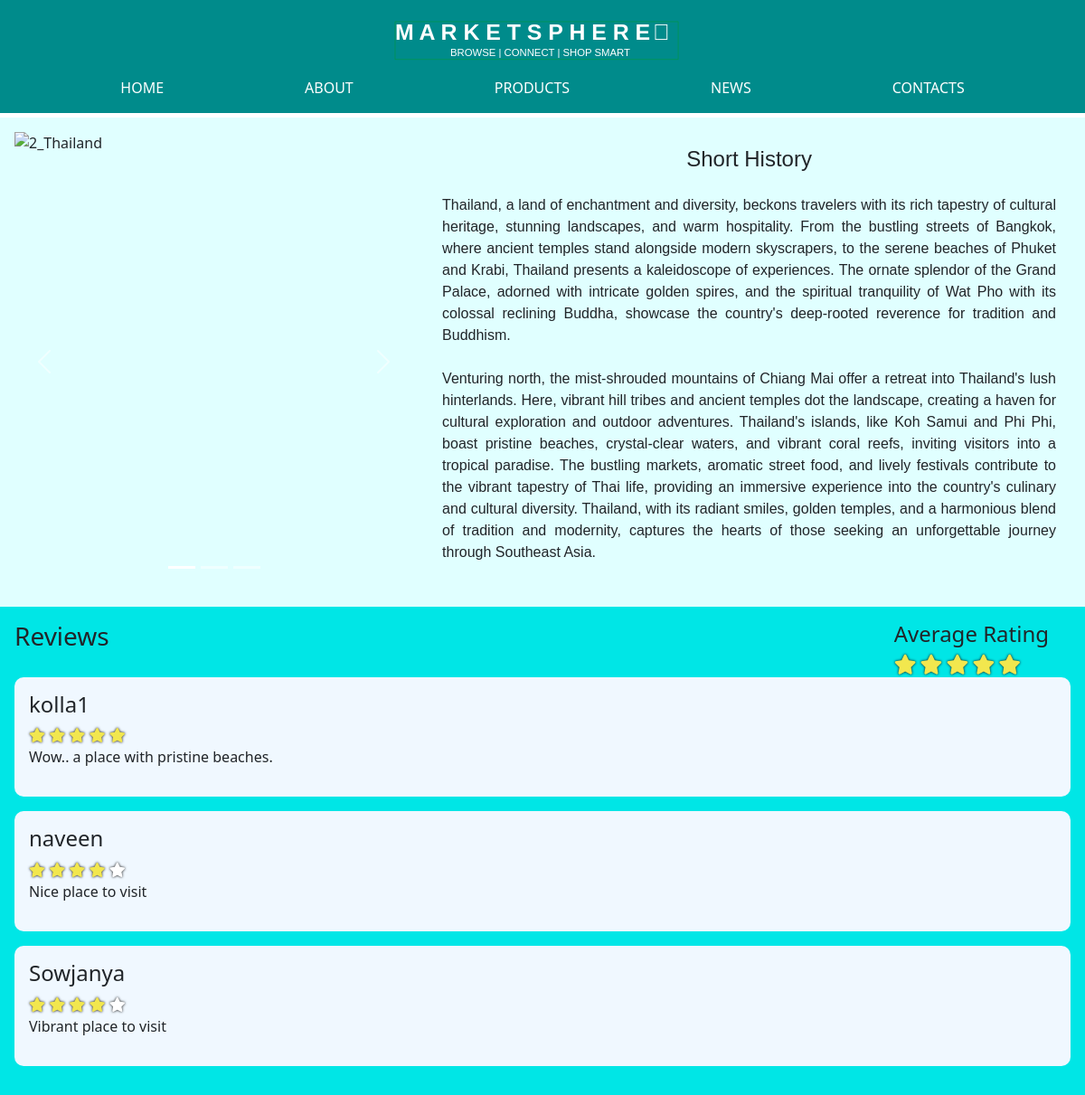
/includes/Thailand.php, run on the app's committed database.
### tables this page shows
CREATE TABLE `Products` (
  `productId` int(11) NOT NULL,
  `productName` varchar(45) NOT NULL,
  `productCompany` varchar(45) NOT NULL,
  `productImgUrl` varchar(45) NOT NULL,
  `productPrice` decimal(7,2) NOT NULL,
  `productShortDesc` varchar(255) NOT NULL,
  `productHits` int(11) NOT NULL,
  `productRating` int(11) NOT NULL,
  `productRatingCount` int(11) NOT NULL,
  `productAvgRating` varchar(45) NOT NULL,
  `productReviewCount` int(11) NOT NULL
);

CREATE TABLE `Ratings` (
  `idRatings` int(11) NOT NULL,
  `userName` varchar(45) NOT NULL,
  `productID` int(11) NOT NULL,
  `companyName` varchar(45) NOT NULL,
  `rating` int(11) NOT NULL,
  `review` varchar(255) NOT NULL
);

### includes/Thailand.php (the view, shortened to what this page needs)
<?php session_start();  include_once 'dbconnect.php';?>
<?php
    $result = $conn->query("SELECT * FROM Products where productId = 13");
    $prod = $result -> fetch_assoc();
    $hits = $prod["productHits"] + 1;
    $conn->query("UPDATE Products SET productHits = ".$hits." WHERE productId = 13");
?>
<!DOCTYPE html>
<html lang="en">
<head>
    <?php include 'head.php' ?>
</head>
<body class="caribbeanPage">
    <?php $page='Caribbean'; include 'navbar.php' ?>
    <div class="topContainer">
        <div id="myCarousel" class="carousel slide" data-bs-ride="carousel">
            <div class="carousel-indicators">
            <button type="button" data-bs-target="#myCarousel" data-bs-slide-to="0" class="active"></button>
            <button type="button" data-bs-target="#myCarousel" data-bs-slide-to="1"></button>
            <button type="button" data-bs-target="#myCarousel" data-bs-slide-to="2"></button>
            </div>
            <div class="carousel-inner">
            <div class="carousel-item active">
                <img src="../img/2_Thailand.jpeg" alt="2_Thailand" class="d-block" style="width:100%">
            </div>
            </div>
            <button class="carousel-control-prev" type="button" data-bs-target="#myCarousel" data-bs-slide="prev">
            <span class="carousel-control-prev-icon"></span>
            </button>
            <button class="carousel-control-next" type="button" data-bs-target="#myCarousel" data-bs-slide="next">
            <span class="carousel-control-next-icon"></span>
            </button>
        </div>
        <div class="longDescContainer">
            <h4 class="Desctext">Short History</h4>
            <p class="longDesc">
            Thailand, a land of enchantment and diversity, beckons travelers with its rich tapestry of cultural heritage, stunning landscapes, and warm hospitality. From the bustling streets of Bangkok, where ancient temples stand alongside modern skyscrapers, to the serene beaches of Phuket and Krabi, Thailand presents a kaleidoscope of experiences. The ornate splendor of the Grand Palace, adorned with intricate golden spires, and the spiritual tranquility of Wat Pho with its colossal reclining Buddha, showcase the country's deep-rooted reverence for tradition and Buddhism.
            <br>
            <br>
            Venturing north, the mist-shrouded mountains of Chiang Mai offer a retreat into Thailand's lush hinterlands. Here, vibrant hill tribes and ancient temples dot the landscape, creating a haven for cultural exploration and outdoor adventures. Thailand's islands, like Koh Samui and Phi Phi, boast pristine beaches, crystal-clear waters, and vibrant coral reefs, inviting visitors into a tropical paradise. The bustling markets, aromatic street food, and lively festivals contribute to the vibrant tapestry of Thai life, providing an immersive experience into the country's culinary and cultural diversity. Thailand, with its radiant smiles, golden temples, and a harmonious blend of tradition and modernity, captures the hearts of those seeking an unforgettable journey through Southeast Asia.
            </p>
        </div>
    </div>
    <div class="bottomContainer">
        <div class="containerHeader">
            <h3 class="reviewsText">Reviews</h4>
            <?php
                $sql = "SELECT * FROM Products WHERE productID = 13";
                $result = mysqli_query($conn, $sql);
                $rows = mysqli_num_rows($result);
                if($rows > 0)
                {
                    while($row = $result->fetch_assoc())
                    {
                        echo "<div class='reviewContainer'>\n";
                            echo"<h4 style='margin-right:1em'>Average Rating</h4>";
                            for($i = 1; $i<=5; $i++)
                            {
                                $roundedRating = ceil($row["productAvgRating"]);
                                echo "<i class='fa fa-star ";
                                if($i <= $roundedRating)
                                {
                                    echo "checked";
                                }
                                else
                                {
                                    echo "unchecked";
                                }
                                echo"'></i>\n";
                            }
                    echo "</div>\n";
                    }
                }
            ?>
        </div>
        <?php
            $sql = "SELECT * FROM Ratings WHERE productID = 13";
            $result = mysqli_query($conn, $sql);
            $rows = mysqli_num_rows($result);
            if($rows > 0)
            {
                while($row = $result->fetch_assoc())
                {
                    echo "<div class='topReviewContainer'>\n";
                        echo "<div class='ratingContainer'>\n";
                            echo "<h4 class='currentUser'>".$row['userName']."</h4>";
                            for($i=1; $i<=5; $i++)
                            {
                                echo "<i class='fa fa-star ";
                                if($i <= $row['rating'])
                                {
                                    echo "checked";
                                }
                                else
                                {
                                    echo "unchecked";
                                }
                                echo"'></i>\n";
                            }
                        echo "</div>\n";
                        echo "<div class='reviewContainer'>\n";
                            echo "<p class='reviewText'>".$row['review']."</p>";
                        echo "</div>\n";
                    echo "</div>\n";
                }
            }
        ?>
    </div>
</body>

### css/main.css (style rules this page uses)
body, .aboutPage, .contactsPage, .productsPage, .newsPage, .securePage, .trackPage { -webkit-background-size: cover; -moz-background-size: cover; -o-background-size: cover; background-size: cover; padding-top: 130px; }
.topContainer { background: lightcyan; padding: 1em; display: flex; }
.topContainer .longDescContainer { padding: 1em; text-align: justify; padding-left: 2em; width: 70%; }
.topContainer .longDescContainer .Desctext { text-align: center; margin-bottom: 1em; }
.topContainer .longDescContainer .Desctext, .topContainer .longDescContainer .longDesc { font-family: 'Noto Sans SC', sans-serif; }
.ratingContainer .checked, .reviewContainer .checked { color: #f2e74e; text-shadow: 0 0 3px #000; }
.ratingContainer .unchecked, .reviewContainer .unchecked { color: #fff; text-shadow: 0 0 3px #000; }
.topContainer #myCarousel { width: 500px; }
.bottomContainer { padding: 1em; background: #00e6e6; }
.topReviewContainer { padding: 1em; background: aliceblue; border-radius: 10px; margin-bottom: 1em }
.containerHeader { display: flex; justify-content: space-between; }
.reviewContainer { align-items: center; }
.reviewContainer .checked, .reviewContainer .unchecked { font-size: 22px; }

### data on the page
products: productAvgRating "5" (drawn)
ratings: userName "kolla1", rating 5 (drawn), review "Wow.. a place with pristine beaches."
ratings: userName "naveen", rating 4 (drawn), review "Nice place to visit"
ratings: userName "Sowjanya", rating 4 (drawn), review "Vibrant place to visit"
